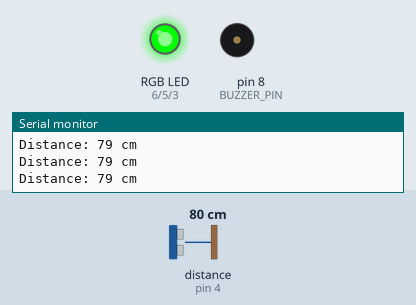
Bench run of a sketch on a simulated Arduino Uno, built with avr-gcc and run on an emulated ATmega328P. Parts: an RGB LED mixed from three pins (HIGH = lit), buzzer (waves = sounding), the last lines printed to the serial monitor. Wiring (inferred from the names in the program): ultrasonic range finder: trigger pin 9; echo pin 4. Inputs (shaded band) come from the test bench; at power-on: distance to the obstacle (sensor on pin 4) 80 cm. The echo pulse lasts 58.3 µs per cm; pins used as bus, display or sensor lines are not drawn.

Above: at 1.2 s.
1.3 s: distance to the obstacle (sensor on pin 4) set to 33 cm
2.8 s: distance to the obstacle (sensor on pin 4) set to 28 cm
At 3.04 s:
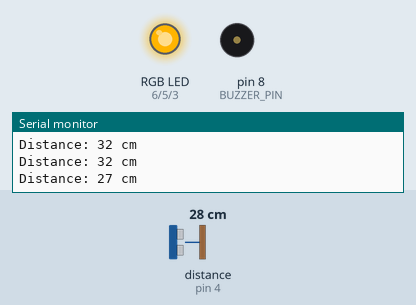
5.8 s: distance to the obstacle (sensor on pin 4) set to 18 cm
8.8 s: distance to the obstacle (sensor on pin 4) set to 13 cm
At 8.97 s:
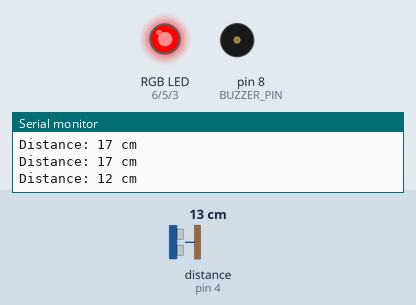
11.8 s: distance to the obstacle (sensor on pin 4) set to 60 cm
At 13.0 s:
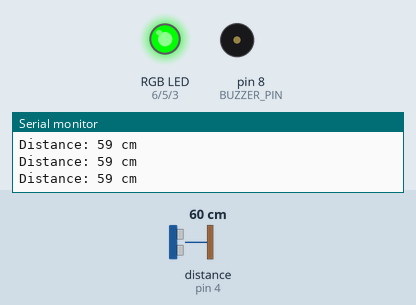
13.3 s: distance to the obstacle (sensor on pin 4) set to 2 cm
At 13.7 s:
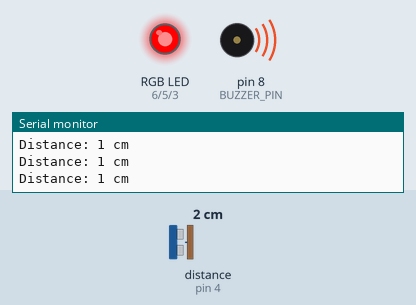
Timing chart, 0 to 15.8 s (numbered marks = the images above; inputs shaded):
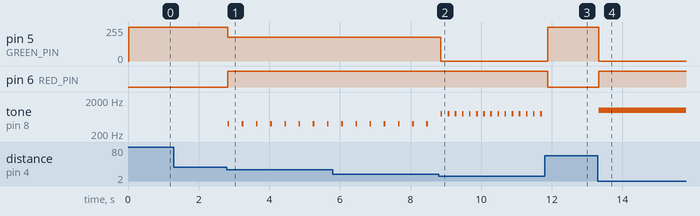

Measured:
- the behaviour switches between 31 and 30 cm on distance to the obstacle (sensor on pin 4) (found by bisection; images 0 and 1)
- the behaviour switches between 16 and 15 cm on distance to the obstacle (sensor on pin 4) (found by bisection; images 1 and 2)
- after the input at 2.8 s, pin 5 (GREEN_PIN): 255/255 → 180/255 at once; pin 6 (RED_PIN): LOW → HIGH at once; tone on pin 8 (BUZZER_PIN): alternates 400 Hz for 0.05 s and silent for 0.35 s, starting at once
- after the input at 8.8 s, pin 5 (GREEN_PIN): 180/255 → 0/255 after 0.05 s; tone on pin 8 (BUZZER_PIN): alternates 800 Hz for 0.05 s and silent for 0.15 s, starting after 0.05 s
- after the input at 11.8 s, pin 5 (GREEN_PIN): 0/255 → 255/255 after 0.08 s; pin 6 (RED_PIN): HIGH → LOW after 0.08 s; tone on pin 8 (BUZZER_PIN): stops changing and stays silent
- after the input at 13.3 s, pin 5 (GREEN_PIN): 255/255 → 0/255 at once; pin 6 (RED_PIN): LOW → HIGH at once; tone on pin 8 (BUZZER_PIN): silent → 1000 Hz at once

The sketch:

proximity_alert.ino
```cpp
/*
 * Proximity Alert - Ultrasonic Distance-Reactive Light & Sound
 *
 * Wave your hand in front of the sensor:
 *   Far (>30cm)   = Green LED, no beep
 *   Medium (15-30) = Yellow LED, slow beep
 *   Close (5-15)  = Red LED, fast beep
 *   Very close (<5) = Red LED, continuous tone
 *
 * Hardware:
 *   HC-SR04: Trig=Pin 9, Echo=Pin 4
 *   RGB LED: Red=Pin 6, Green=Pin 5, Blue=Pin 3
 *   Buzzer:  Pin 8
 */

#define TRIG_PIN  9
#define ECHO_PIN  4
#define RED_PIN   6
#define GREEN_PIN 5
#define BLUE_PIN  3
#define BUZZER_PIN 8

void setColor(int r, int g, int b) {
  analogWrite(RED_PIN, r);
  analogWrite(GREEN_PIN, g);
  analogWrite(BLUE_PIN, b);
}

long getDistance() {
  // Send 10us pulse to trigger
  digitalWrite(TRIG_PIN, LOW);
  delayMicroseconds(2);
  digitalWrite(TRIG_PIN, HIGH);
  delayMicroseconds(10);
  digitalWrite(TRIG_PIN, LOW);

  // Measure echo pulse duration
  long duration = pulseIn(ECHO_PIN, HIGH, 30000); // timeout 30ms

  // Convert to cm (speed of sound = 343m/s)
  long distance = duration * 0.0343 / 2;

  return distance;
}

void setup() {
  pinMode(TRIG_PIN, OUTPUT);
  pinMode(ECHO_PIN, INPUT);
  pinMode(RED_PIN, OUTPUT);
  pinMode(GREEN_PIN, OUTPUT);
  pinMode(BLUE_PIN, OUTPUT);
  pinMode(BUZZER_PIN, OUTPUT);

  Serial.begin(9600);
  Serial.println("Proximity Alert - Wave your hand in front of the sensor!");
  Serial.println("---");
}

void loop() {
  long distance = getDistance();

  // Print distance for debugging
  Serial.print("Distance: ");
  Serial.print(distance);
  Serial.println(" cm");

  if (distance == 0) {
    // No reading (out of range or error)
    setColor(0, 0, 0);
    noTone(BUZZER_PIN);
  }
  else if (distance < 5) {
    // Very close - RED + continuous tone
    setColor(255, 0, 0);
    tone(BUZZER_PIN, 1000);
  }
  else if (distance < 15) {
    // Close - RED + fast beep
    setColor(255, 0, 0);
    tone(BUZZER_PIN, 800, 50);
    delay(100);
    noTone(BUZZER_PIN);
  }
  else if (distance < 30) {
    // Medium - YELLOW (red+green) + slow beep
    setColor(255, 180, 0);
    tone(BUZZER_PIN, 400, 50);
    delay(300);
    noTone(BUZZER_PIN);
  }
  else {
    // Far - GREEN + no sound
    setColor(0, 255, 0);
    noTone(BUZZER_PIN);
  }

  delay(100);
}
```
